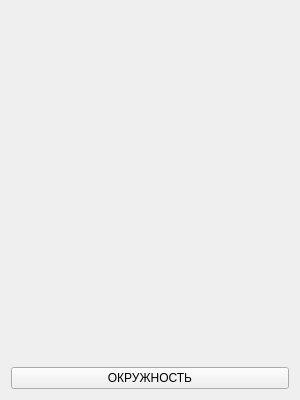
<?xml version="1.0" encoding="UTF-8"?>
<ui version="4.0">
 <class>Form</class>
 <widget class="QWidget" name="Form">
  <property name="geometry">
   <rect>
    <x>0</x>
    <y>0</y>
    <width>300</width>
    <height>400</height>
   </rect>
  </property>
  <property name="windowTitle">
   <string>окружность</string>
  </property>
  <layout class="QGridLayout" name="gridLayout">
   <item row="1" column="0">
    <widget class="QPushButton" name="btn">
     <property name="text">
      <string>ОКРУЖНОСТЬ</string>
     </property>
    </widget>
   </item>
   <item row="0" column="0">
    <spacer name="verticalSpacer">
     <property name="orientation">
      <enum>Qt::Vertical</enum>
     </property>
     <property name="sizeHint" stdset="0">
      <size>
       <width>20</width>
       <height>40</height>
      </size>
     </property>
    </spacer>
   </item>
  </layout>
 </widget>
 <resources/>
 <connections/>
</ui>
